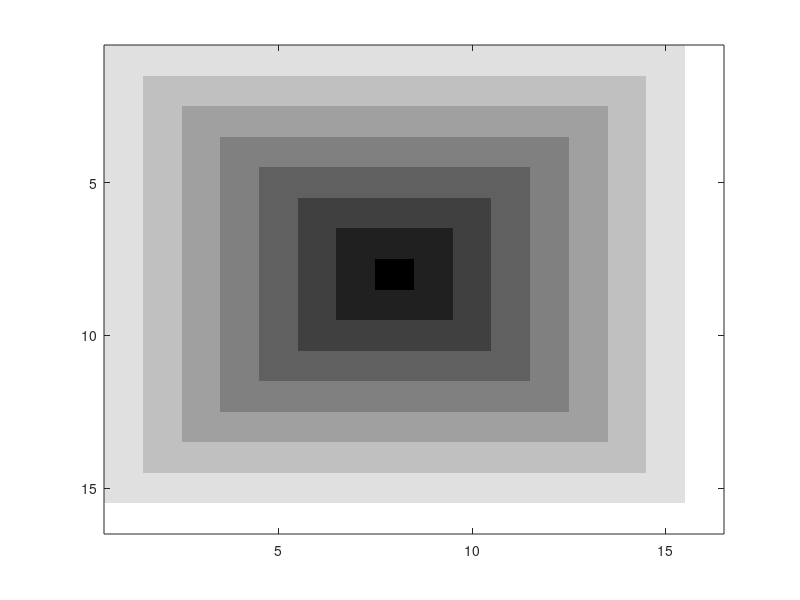

This figure's MATLAB source:
% Compute distance map using three different distance measures
% 1. Eucledian, 2. City Block, 3. Checker Board
% Kie Eom
% 1/22/2019
function distance_map

% Image size = 16x16
N = 16

% Eucledian distance
dE = zeros(N);
for m=1:N,
    for n=1:N,
        dist = sqrt((m-8)^2+(n-8)^2);
        dE(m,n) = dist;
    end;
end;
% Set gray scal colormap
colormap(gray(256));
% Display distance map image
imagesc(dE);
pause;

% City block distance
d4 = zeros(N);
for m=1:N,
    for n=1:N,
        dist = abs(m-8) + abs(n-8);
        d4(m,n) = dist;
    end;
end;
% Display distance map image
imagesc(d4);
pause;

% Checker board distance
d8 = zeros(N);
for m=1:N,
    for n=1:N,
        dist = max(abs(m-8),abs(n-8));
        d8(m,n) = dist;
    end;
end;
% Display distance map image
imagesc(d8);